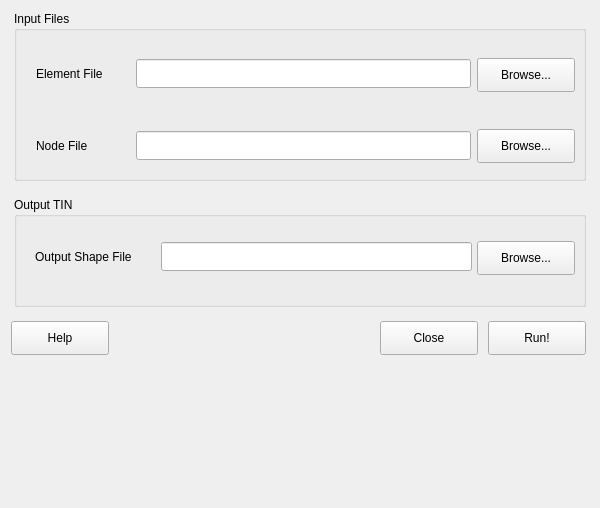
<?xml version="1.0" encoding="UTF-8"?>
<ui version="4.0">
 <class>CreateTINsDialog</class>
 <widget class="QDialog" name="CreateTINsDialog">
  <property name="geometry">
   <rect>
    <x>0</x>
    <y>0</y>
    <width>600</width>
    <height>508</height>
   </rect>
  </property>
  <property name="windowTitle">
   <string>Unstructured Mesh Generation</string>
  </property>
  <widget class="Q3ButtonGroup" name="shapeFileNameGroup">
   <property name="geometry">
    <rect>
     <x>14</x>
     <y>197</y>
     <width>572</width>
     <height>110</height>
    </rect>
   </property>
   <property name="title">
    <string>Output TIN</string>
   </property>
   <widget class="QLineEdit" name="shpFileLineEdit">
    <property name="geometry">
     <rect>
      <x>147</x>
      <y>45</y>
      <width>311</width>
      <height>29</height>
     </rect>
    </property>
   </widget>
   <widget class="QLabel" name="shpFileLabel">
    <property name="geometry">
     <rect>
      <x>21</x>
      <y>41</y>
      <width>135</width>
      <height>38</height>
     </rect>
    </property>
    <property name="text">
     <string>Output Shape File</string>
    </property>
    <property name="alignment">
     <set>Qt::AlignLeading|Qt::AlignLeft|Qt::AlignVCenter</set>
    </property>
   </widget>
   <widget class="QPushButton" name="shpFileButton">
    <property name="geometry">
     <rect>
      <x>463</x>
      <y>44</y>
      <width>98</width>
      <height>34</height>
     </rect>
    </property>
    <property name="text">
     <string>Browse...</string>
    </property>
    <property name="autoDefault">
     <bool>false</bool>
    </property>
   </widget>
  </widget>
  <widget class="QPushButton" name="cancelButton">
   <property name="geometry">
    <rect>
     <x>380</x>
     <y>321</y>
     <width>98</width>
     <height>34</height>
    </rect>
   </property>
   <property name="text">
    <string>Close</string>
   </property>
   <property name="autoDefault">
    <bool>false</bool>
   </property>
  </widget>
  <widget class="Q3TextBrowser" name="MessageLog" native="true">
   <property name="geometry">
    <rect>
     <x>14</x>
     <y>365</y>
     <width>571</width>
     <height>131</height>
    </rect>
   </property>
  </widget>
  <widget class="Q3ButtonGroup" name="shapeFileGroup">
   <property name="geometry">
    <rect>
     <x>14</x>
     <y>11</y>
     <width>572</width>
     <height>170</height>
    </rect>
   </property>
   <property name="title">
    <string>Input Files</string>
   </property>
   <widget class="QLabel" name="nodeFileLabel">
    <property name="geometry">
     <rect>
      <x>22</x>
      <y>116</y>
      <width>94</width>
      <height>38</height>
     </rect>
    </property>
    <property name="frameShape">
     <enum>QFrame::NoFrame</enum>
    </property>
    <property name="frameShadow">
     <enum>QFrame::Plain</enum>
    </property>
    <property name="text">
     <string>Node File</string>
    </property>
    <property name="alignment">
     <set>Qt::AlignLeading|Qt::AlignLeft|Qt::AlignVCenter</set>
    </property>
   </widget>
   <widget class="QLabel" name="eleFileLabel">
    <property name="geometry">
     <rect>
      <x>22</x>
      <y>44</y>
      <width>94</width>
      <height>38</height>
     </rect>
    </property>
    <property name="text">
     <string>Element File</string>
    </property>
    <property name="alignment">
     <set>Qt::AlignLeading|Qt::AlignLeft|Qt::AlignVCenter</set>
    </property>
   </widget>
   <widget class="QLineEdit" name="eleFileLineEdit">
    <property name="geometry">
     <rect>
      <x>122</x>
      <y>48</y>
      <width>335</width>
      <height>29</height>
     </rect>
    </property>
   </widget>
   <widget class="QLineEdit" name="nodeFileLineEdit">
    <property name="geometry">
     <rect>
      <x>122</x>
      <y>120</y>
      <width>335</width>
      <height>29</height>
     </rect>
    </property>
   </widget>
   <widget class="QPushButton" name="eleFileButton">
    <property name="geometry">
     <rect>
      <x>463</x>
      <y>47</y>
      <width>98</width>
      <height>34</height>
     </rect>
    </property>
    <property name="text">
     <string>Browse...</string>
    </property>
    <property name="autoDefault">
     <bool>false</bool>
    </property>
   </widget>
   <widget class="QPushButton" name="nodeFileButton">
    <property name="geometry">
     <rect>
      <x>463</x>
      <y>118</y>
      <width>98</width>
      <height>34</height>
     </rect>
    </property>
    <property name="text">
     <string>Browse...</string>
    </property>
    <property name="autoDefault">
     <bool>false</bool>
    </property>
   </widget>
  </widget>
  <widget class="QPushButton" name="runButton">
   <property name="geometry">
    <rect>
     <x>488</x>
     <y>321</y>
     <width>98</width>
     <height>34</height>
    </rect>
   </property>
   <property name="text">
    <string>Run!</string>
   </property>
   <property name="autoDefault">
    <bool>false</bool>
   </property>
  </widget>
  <widget class="QPushButton" name="helpButton">
   <property name="geometry">
    <rect>
     <x>11</x>
     <y>321</y>
     <width>98</width>
     <height>34</height>
    </rect>
   </property>
   <property name="text">
    <string>Help</string>
   </property>
   <property name="autoDefault">
    <bool>false</bool>
   </property>
  </widget>
 </widget>
 <layoutdefault spacing="6" margin="11"/>
 <pixmapfunction>qPixmapFromMimeSource</pixmapfunction>
 <customwidgets>
  <customwidget>
   <class>Q3TextBrowser</class>
   <extends>QWidget</extends>
   <header>q3textbrowser.h</header>
   <container>1</container>
  </customwidget>
  <customwidget>
   <class>Q3GroupBox</class>
   <extends>QGroupBox</extends>
   <header>Qt3Support/Q3GroupBox</header>
   <container>1</container>
  </customwidget>
  <customwidget>
   <class>Q3ButtonGroup</class>
   <extends>Q3GroupBox</extends>
   <header>Qt3Support/Q3ButtonGroup</header>
   <container>1</container>
  </customwidget>
 </customwidgets>
 <resources/>
 <connections/>
</ui>
